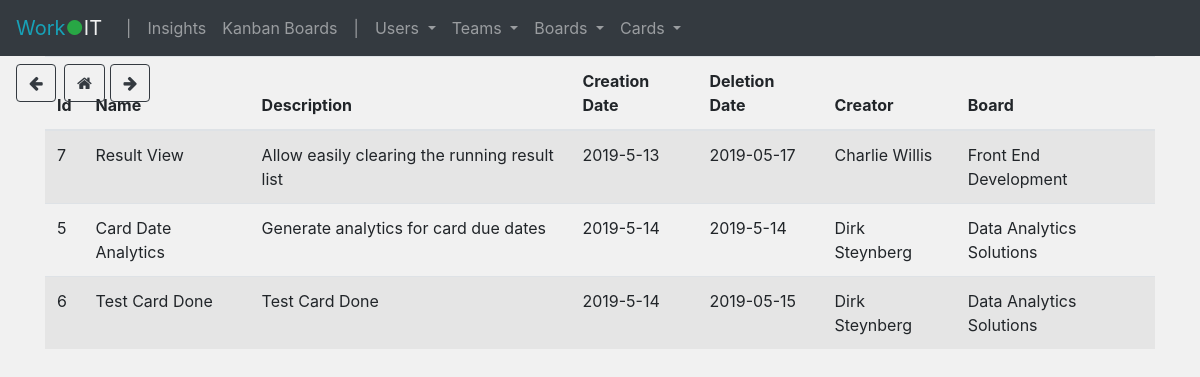
The page /card_archive on the database as committed earlier.
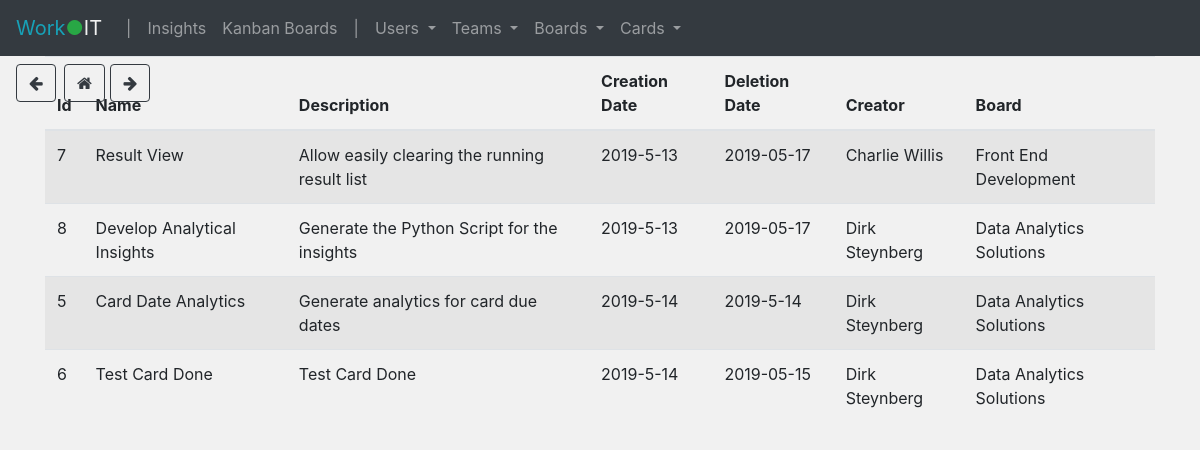
The same page on the database as committed later.
### tables this page shows
CREATE TABLE card_archive(id INTEGER PRIMARY KEY AUTOINCREMENT,name TEXT,description TEXT,creation_date TEXT,closed_date TEXT,creator TEXT,board TEXT);

### app.py (the view)
@app.route('/card_archive')
def card_archive():
    get_daily_card_count()
    card_arch = get_archive()
    return render_template('card_archive.html', card_arch=card_arch)

### scripts.py (called while the page is built)
def get_archive():
    con_cards = sqlite3.connect("database.db")
    con_cards.row_factory = sqlite3.Row
    cur = con_cards.cursor()
    cur.execute("SELECT * FROM card_archive ORDER BY creation_date")
    card_arch = cur.fetchall()
    con_cards.close()
    return card_arch

def get_daily_card_count():
    con_cards = sqlite3.connect("database.db")
    con_cards.row_factory = sqlite3.Row
    cur = con_cards.cursor()
    cur.execute("SELECT * FROM card_count")
    card_count = cur.fetchall()
    con_cards.close()
    return card_count

### templates/card_archive.html (shortened to what this page needs)
{% extends "base.html" %}
{% block head %}
    {{ super() }}
{% endblock %}
{% block content %}
    <table class="table table-striped">
        <thead>
        <tr>
            <th>Id</th>
            <th>Name</th>
            <th>Description</th>
            <th>Creation Date</th>
            <th>Deletion Date</th>
            <th>Creator</th>
            <th>Board</th>
        </tr>
        </thead>
        <tbody>
        {% for card in card_arch %}
            <tr>
                <td>{{ card['id'] }}</td>
                <td>{{ card['name'] }}</td>
                <td>{{ card['description'] }}</td>
                <td>{{ card['creation_date'] }}</td>
                <td>{{ card['closed_date'] }}</td>
                <td>{{ card['creator'] }}</td>
                <td>{{ card['board'] }}</td>
            </tr>
        {% endfor %}
        </tbody>
    </table>
{% endblock %}

### templates/base.html (shortened to what this page needs)
<!doctype html>
<html>
<head>
    {% block head %}
        <link rel="stylesheet" href="https://maxcdn.bootstrapcdn.com/bootstrap/4.3.1/css/bootstrap.min.css">
        <link href="//maxcdn.bootstrapcdn.com/font-awesome/4.7.0/css/font-awesome.min.css" rel="stylesheet">
        <link rel="stylesheet" href="../static/insights.css">
    {% endblock %}
</head>
<body class="fade">
<nav class="navbar navbar-expand-sm bg-dark navbar-dark sticky-top">
    <a class="navbar-brand text-success" href="/">
        <span style="color: #17a2b8">Work</span><span style="color: #28a745;">●</span><span
            style="color: #f1f1f1">IT</span></a>
    <ul class="navbar-nav">
        <li class="nav-item text-muted">
           <a class="nav-link">|</a>
        </li>
        <li class="nav-item">
            <a class="nav-link" href="/">Insights</a>
        </li>
        <li class="nav-item">
            <a class="nav-link" href="/board_list">Kanban Boards</a>
        </li>
        <li class="nav-item text-muted">
           <a class="nav-link">|</a>
        </li>
        <li class="nav-item dropdown">
            <a class="nav-link dropdown-toggle" href="#" id="users-group" data-toggle="dropdown">
                Users
            </a>
        </li>
        <li class="nav-item dropdown">
            <a class="nav-link dropdown-toggle" href="#" id="users-group" data-toggle="dropdown">
                Teams
            </a>
        </li>
        <li class="nav-item dropdown">
            <a class="nav-link dropdown-toggle" href="#" id="users-group" data-toggle="dropdown">
                Boards
            </a>
        </li>
        <li class="nav-item dropdown">
            <a class="nav-link dropdown-toggle" href="#" id="users-group" data-toggle="dropdown">
                Cards
            </a>
        </li>
    </ul>
</nav>
<button class="btn btn-outline-dark mt-5" onclick="goBack()" style="position: absolute; top: 1rem; left: 1rem;">
    <i class="fa fa-arrow-left"></i>
</button>
<a class="btn btn-outline-dark mt-3" href="/" style="position: absolute; top: 3rem; left: 4rem;"><i
        class="fa fa-home"></i></a>
<button class="btn btn-outline-dark mt-5" onclick="goForward()" style="position: absolute; top: 1rem; left: 6.9rem;">
    <i class="fa fa-arrow-right"></i>
</button>
<div id="content" class="container">
    {% block content %}
    {% endblock %}
</div>
</body>
</html>

### static/insights.css (style rules this page uses)
body { opacity: 1; transition: 0.7s opacity; background-color: #f1f1f1; }

Rows that differ between the two databases and show on the page:
added card_archive: id "8", name "Develop Analytical Insights", description "Generate the Python Script for the insights", creation_date "2019-5-13", closed_date "2019-05-17", creator "Dirk Steynberg", board "Data Analytics Solutions"
